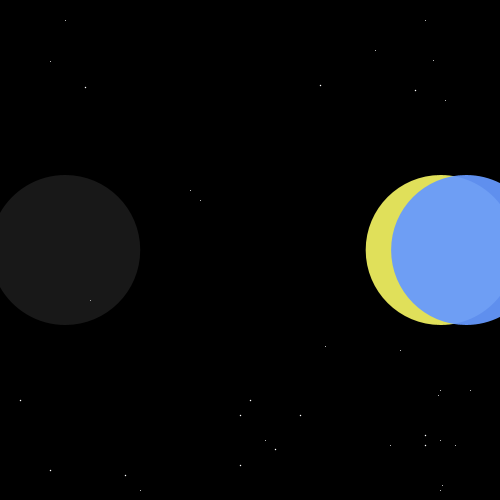
Frame 1 (no input)
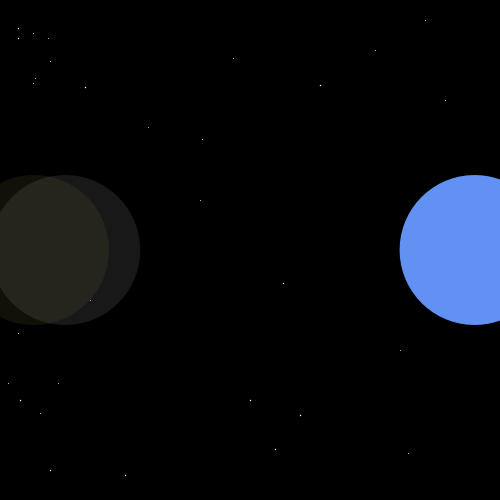
Frame 60 (the mouse pressed at the canvas centre just before this capture)
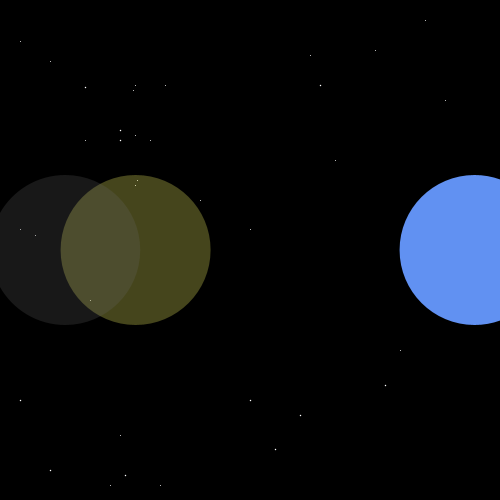
Frame 120 (the mouse held since frame 60 and released just before this capture)

The Processing sketch that drew these frames (run headless with seeded random() and noise(); from frame 60 on, the mouse is pressed at the canvas centre):

// Processing sketch: processing_18150
// ── processing_18150.pde

//download libraries from site: hour, minute, second

void setup() {
  size(500,500);
  frameRate(5);
}

void draw() {
  
  background(0); 
  
  // get my current time variables
  int myWidth = 75; //half the width of the ellipses
  
  int myHour = hour();
  float myHourAlpha = map(myHour, 0, 23, 30, 255); //0-23 hours, 15-255 alpha
  
  int myMinute = minute();
  float myMinuteAlpha = map(myMinute, 0, 59, 15, 255); //0-59 minutes, 15-255 alpha
  
  int mySecond = second();
  float mySecondAlpha = map(mySecond, 0, 59, 0, 255); //0-59 seconds, 0-255 alpha
  
  float myHourPosition = map(myHour, 0, 23, 0, 500);//500=stageWidth
  float myMinutePosition = map(myMinute, 0, 59, 0, 500);
  float mySecondPosition = map(mySecond, 0, 59, 0, 500);
  
  //float myStarPosition = map(mySecond*3, 0, 59, 0, 500);
    
  /*fill(200,102,0,myHourAlpha);
  rect(myHourPosition,50,100,200);
  
  fill(200,102,153,myMinuteAlpha);
  rect(myMinutePosition,150,100,200);
  
  fill(200,75,50,mySecondAlpha);
  rect(mySecondPosition,200,100,200);*/
  
  // STARS:
  stroke(255);
  strokeWeight(1);
  
  float x = random(-500,500);
  float y = random(-500,500);
  point(x,y);
  
  point(0+mySecondPosition,mySecondPosition);
  point(15+mySecondPosition,5+mySecondPosition);
  point(200+mySecondPosition,25+mySecondPosition);
  point(25+mySecondPosition,350+mySecondPosition);
  point(375+mySecondPosition,420+mySecondPosition);
  point(115+mySecondPosition,94+mySecondPosition);
  point(mySecondPosition,50+mySecondPosition);
  point(2+mySecondPosition,45+mySecondPosition);
  point(7+mySecondPosition,380+mySecondPosition);
  point(-25+mySecondPosition,350+mySecondPosition);
  point(-375+mySecondPosition,420+mySecondPosition);
  point(-115+mySecondPosition,94+mySecondPosition);
  point((-50)+mySecondPosition,5+mySecondPosition);
  point((-100)+mySecondPosition,100+mySecondPosition);
  point((-175)+mySecondPosition,mySecondPosition);
  point((-15)+mySecondPosition,300+mySecondPosition);
  point((-300)+mySecondPosition,50+mySecondPosition);
  point(30+mySecondPosition,(-50)+mySecondPosition);
  point(50+mySecondPosition,(-190)+mySecondPosition);
  point(300+mySecondPosition,(-300)+mySecondPosition);
  point(175+mySecondPosition,(-80)+mySecondPosition);
  point(400+mySecondPosition,(-400)+mySecondPosition);
  point(-375+mySecondPosition,-420+mySecondPosition);
  point(-115+mySecondPosition,-94+mySecondPosition);
  point(mySecondPosition,-50+mySecondPosition);
  point(-2+mySecondPosition,-45+mySecondPosition);
  point(-7+mySecondPosition,-380+mySecondPosition);
  point(-250+mySecondPosition,-250+mySecondPosition);
  
  point(50,61);
  point(200,200);
  point(90,300);
  point(400,350);
  point(425,20);
  point(375,50);
  point(445,100);
  
  strokeWeight(1.5);
  
  point(250+mySecondPosition,250+mySecondPosition);
  point(-15+mySecondPosition,5+mySecondPosition);
  point(-200+mySecondPosition,25+mySecondPosition);
  point(-15+mySecondPosition,-5+mySecondPosition);
  point(-200+mySecondPosition,-25+mySecondPosition);
  point(-25+mySecondPosition,-350+mySecondPosition);
  
  point(125,475);
  point(320,85);
  point(20,400);
  point(50,470);
  point(85,87);
  point(250,400);
  point(300,415);
  point(275,449);
  
  // PLANETS:
  noStroke();
  fill(255,255,102,mySecondAlpha); //sun
  ellipse(mySecondPosition,250,150,150);
  
  fill(102,102,102,myHourAlpha); //moon
  ellipse(myHourPosition,250,150,150);
  
  fill(102,153,255,myMinuteAlpha); //earth
  ellipse(myMinutePosition,250,150,150);
  

  
  /*fill(0);
  rect(0,0,500/3,500);
  fill(150);
  rect(500/3,0,500/3,500);
  fill(255);
  rect((500/3)*2,0,500/3,500);*/
  
  /*fill(200,102,0,myHourAlpha);
  triangle(250,225,250,200,425,250);
  
  fill(200,102,153,myMinuteAlpha);
  triangle(225,275,250,425,250,250);
  
  fill(200,75,50,mySecondAlpha);
  triangle(275,275,500,0,400,250);*/
  
  
  // draw a line for each variable (x1, y1, x2, y2)
  /*line(mySecond, 0, mySecond, 300);
  line(myMinute, 0, myMinute, 300);
  line(myHour, 0, myHour, 300);*/
  
}


//rectangle: rect(x,y,width,height);
//triangle: triangle(x1,y1,x2,y2,x3,y3);
//circle: ellipse(x,y,width,height);

// look up:
// lerp
// lerpColor
// map
